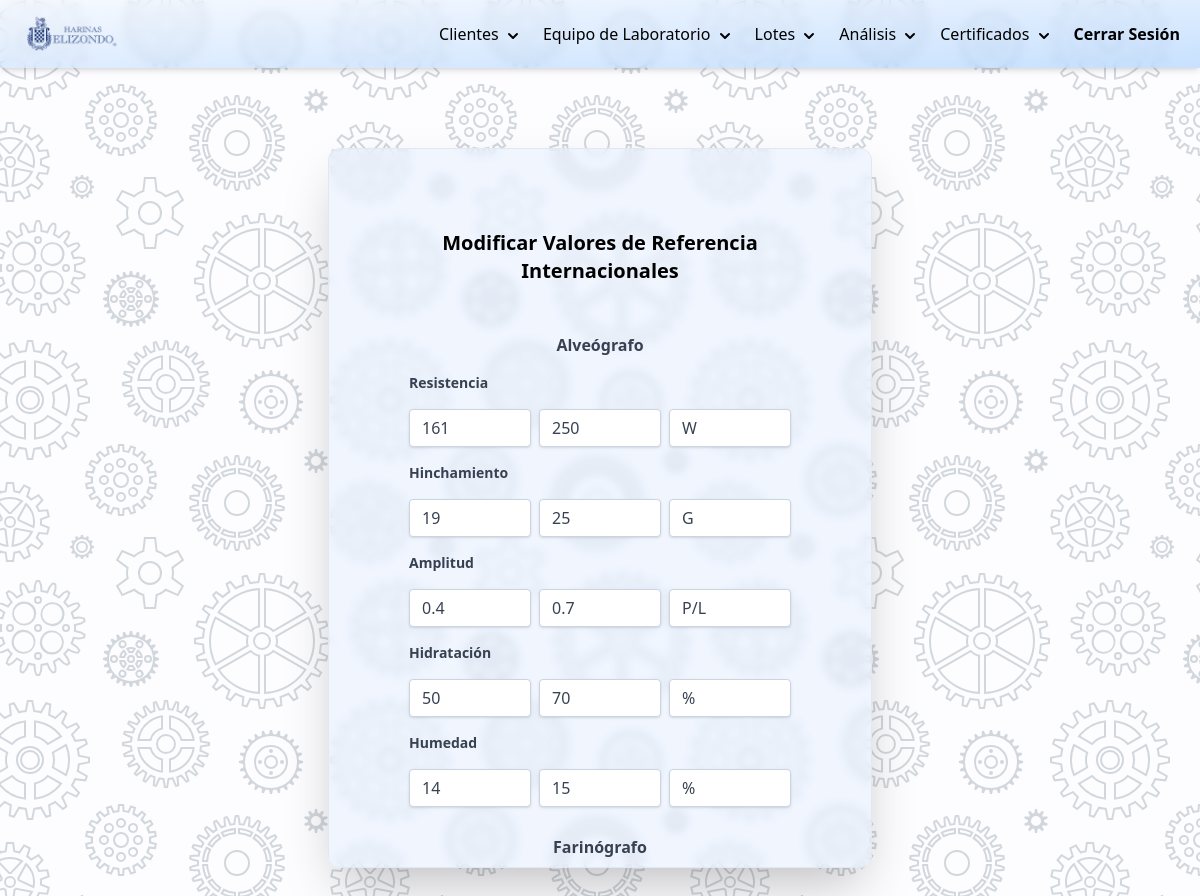
/php/modificar-valores-referencia.php (signed in), run on the app's committed database.
### tables this page shows
CREATE TABLE `v_de_referencia` (
  `id_valores` int(11) NOT NULL,
  `resistencia` varchar(100) DEFAULT NULL,
  `hinchamiento` varchar(100) DEFAULT NULL,
  `amplitud` varchar(100) DEFAULT NULL,
  `hidratacion` varchar(100) DEFAULT NULL,
  `humedad` varchar(100) DEFAULT NULL,
  `esfuerzo` varchar(100) DEFAULT NULL,
  `absorcion` varchar(100) DEFAULT NULL,
  `estabilidad` varchar(100) DEFAULT NULL,
  `rendimiento` varchar(100) DEFAULT NULL,
  `ceniza` varchar(100) DEFAULT NULL
);

### DB/controlarDB.php (called while the page is built, shortened)
<?php
function hacerConsulta(string $query){
    $con = mysqli_connect(HOST, USER, PASSWORD, DB);
    if (mysqli_connect_errno()) {
        return "Failed to connect to MySQL: " . mysqli_connect_error();
    }else{
        $result = mysqli_query($con, $query);
        $arreglo_de_resultados=[];
        while ($row = mysqli_fetch_array($result)):
            array_push($arreglo_de_resultados,$row);
        endwhile;
        return $arreglo_de_resultados;
    }
}

### php/modificar-valores-referencia.php (the view, shortened to what this page needs)
<?php
    require_once("../DB/controlarDB.php");
    $query_valores="SELECT * FROM v_de_referencia WHERE id_valores=1;";
    $valores=hacerConsulta($query_valores)[0];
?>
<!DOCTYPE html>
<html lang="es">
<head>
    <link rel="stylesheet" href="../styles.css">
    <link rel="stylesheet" href="../css/styles.css">
    <script src="https://cdn.tailwindcss.com"></script>
    <script src="https://cdn.tailwindcss.com?plugins=forms,typography,aspect-ratio,line-clamp"></script>
    <?php require_once("./navbar.php"); ?>
</head>
<body class="background">
    <div class="container mx-auto flex justify-center">
        <div class="flex flex-col p-20 gap-5 border border-slate-200 shadow-2xl bg-blue-100/40 backdrop-blur-sm mt-20 w-[34rem] overflow-y-auto h-[45rem] rounded-xl">
            <h1 class="text-xl text-center font-bold">Modificar Valores de Referencia Internacionales</h1>
            <form method="post" action="">
                <h2 class="text-gray-700 text-base font-bold mb-2 mt-2 text-center">Alveógrafo</h2>
                <div class="mt-4 mb-4">
                    <label for="resistencia" class="block text-gray-700 text-sm font-bold mb-2">
                        Resistencia
                    </label>
                    <div class="mt-4 flex gap-2 justify-center">
                        <input value="<?= explode(",", $valores['resistencia'])[0]?>" type="number" step="0.01" name="limiteInferiorResistencia" class="shadow appearance-none border border-slate-300 rounded w-full py-2 px-3 text-gray-700 leading-tight focus:outline-none focus:border-sky-500 focus:ring-1 focus:ring-sky-500" placeholder="Límite Inf." required>
                        <input value="<?= explode(",", $valores['resistencia'])[1]?>" type="number" step="0.01" name="limiteSuperiorResistencia" class="shadow appearance-none border border-slate-300 rounded w-full py-2 px-3 text-gray-700 leading-tight focus:outline-none focus:border-sky-500 focus:ring-1 focus:ring-sky-500" placeholder="Límite Sup." required>
                        <input value="<?= explode(",", $valores['resistencia'])[2]?>" type="text" name="unidadResistencia" class="shadow appearance-none border border-slate-300 rounded w-full py-2 px-3 text-gray-700 leading-tight focus:outline-none focus:border-sky-500 focus:ring-1 focus:ring-sky-500" placeholder="Unidad" required>
                    </div>
                </div>
                <div class="mt-4 mb-4">
                    <label for="hinchamiento" class="block text-gray-700 text-sm font-bold mb-2">
                        Hinchamiento
                    </label>
                    <div class="mt-4 flex gap-2 justify-center">
                        <input value="<?= explode(",", $valores['hinchamiento'])[0]?>" type="number" step="0.01" name="limiteInferiorHinchamiento" class="shadow appearance-none border border-slate-300 rounded w-full py-2 px-3 text-gray-700 leading-tight focus:outline-none focus:border-sky-500 focus:ring-1 focus:ring-sky-500" placeholder="Límite Inf." required>
                        <input value="<?= explode(",", $valores['hinchamiento'])[1]?>" type="number" step="0.01" name="limiteSuperiorHinchamiento" class="shadow appearance-none border border-slate-300 rounded w-full py-2 px-3 text-gray-700 leading-tight focus:outline-none focus:border-sky-500 focus:ring-1 focus:ring-sky-500" placeholder="Límite Sup." required>
                        <input value="<?= explode(",", $valores['hinchamiento'])[2]?>" type="text" name="unidadHinchamiento" class="shadow appearance-none border border-slate-300 rounded w-full py-2 px-3 text-gray-700 leading-tight focus:outline-none focus:border-sky-500 focus:ring-1 focus:ring-sky-500" placeholder="Unidad" required>
                    </div>
                </div>
                <div class="mt-4 mb-4">
                    <label for="amplitud" class="block text-gray-700 text-sm font-bold mb-2">
                        Amplitud
                    </label>
                    <div class="mt-4 flex gap-2 justify-center">
                        <input value="<?= explode(",", $valores['amplitud'])[0]?>" type="number" step="0.01" name="limiteInferiorAmplitud" class="shadow appearance-none border border-slate-300 rounded w-full py-2 px-3 text-gray-700 leading-tight focus:outline-none focus:border-sky-500 focus:ring-1 focus:ring-sky-500" placeholder="Límite Inf." required>
                        <input value="<?= explode(",", $valores['amplitud'])[1]?>" type="number" step="0.01" name="limiteSuperiorAmplitud" class="shadow appearance-none border border-slate-300 rounded w-full py-2 px-3 text-gray-700 leading-tight focus:outline-none focus:border-sky-500 focus:ring-1 focus:ring-sky-500" placeholder="Límite Sup." required>
                        <input value="<?= explode(",", $valores['amplitud'])[2]?>" type="text" name="unidadAmplitud" class="shadow appearance-none border border-slate-300 rounded w-full py-2 px-3 text-gray-700 leading-tight focus:outline-none focus:border-sky-500 focus:ring-1 focus:ring-sky-500" placeholder="Unidad" required>
                    </div>
                </div>
                <div class="mt-4 mb-4">
                    <label for="hidratacion" class="block text-gray-700 text-sm font-bold mb-2">
                        Hidratación
                    </label>
                    <div class="mt-4 flex gap-2 justify-center">
                        <input value="<?= explode(",", $valores['hidratacion'])[0]?>" type="number" step="0.01" name="limiteInferiorHidratacion" class="shadow appearance-none border border-slate-300 rounded w-full py-2 px-3 text-gray-700 leading-tight focus:outline-none focus:border-sky-500 focus:ring-1 focus:ring-sky-500" placeholder="Límite Inf." required>
                        <input value="<?= explode(",", $valores['hidratacion'])[1]?>" type="number" step="0.01" name="limiteSuperiorHidratacion" class="shadow appearance-none border border-slate-300 rounded w-full py-2 px-3 text-gray-700 leading-tight focus:outline-none focus:border-sky-500 focus:ring-1 focus:ring-sky-500" placeholder="Límite Sup." required>
                        <input value="<?= explode(",", $valores['hidratacion'])[2]?>" type="text" name="unidadHidratacion" class="shadow appearance-none border border-slate-300 rounded w-full py-2 px-3 text-gray-700 leading-tight focus:outline-none focus:border-sky-500 focus:ring-1 focus:ring-sky-500" placeholder="Unidad" required>
                    </div>
                </div>
                <div class="mt-4 mb-4">
                    <label for="humedad" class="block text-gray-700 text-sm font-bold mb-2">
                        Humedad
                    </label>
                    <div class="mt-4 flex gap-2 justify-center">
                        <input value="<?= explode(",", $valores['humedad'])[0]?>" type="number" step="0.01" name="limiteInferiorHumedad" class="shadow appearance-none border border-slate-300 rounded w-full py-2 px-3 text-gray-700 leading-tight focus:outline-none focus:border-sky-500 focus:ring-1 focus:ring-sky-500" placeholder="Límite Inf." required>
                        <input value="<?= explode(",", $valores['humedad'])[1]?>" type="number" step="0.01" name="limiteSuperiorHumedad" class="shadow appearance-none border border-slate-300 rounded w-full py-2 px-3 text-gray-700 leading-tight focus:outline-none focus:border-sky-500 focus:ring-1 focus:ring-sky-500" placeholder="Límite Sup." required>
                        <input value="<?= explode(",", $valores['humedad'])[2]?>" type="text" name="unidadHumedad" class="shadow appearance-none border border-slate-300 rounded w-full py-2 px-3 text-gray-700 leading-tight focus:outline-none focus:border-sky-500 focus:ring-1 focus:ring-sky-500" placeholder="Unidad" required>
                    </div>
                </div>
                <h2 class="text-gray-700 text-base font-bold mb-2 mt-7 text-center">Farinógrafo</h2>
            </form>
        </div>
    </div>
</body>
</html>

### css/styles.css (style rules this page uses)
.background { background-color: #fdfcfe; }

### data on the page
v_de_referencia: limiteInferiorResistencia "161", limiteSuperiorResistencia "250", unidadResistencia "W", limiteInferiorHinchamiento "19", limiteSuperiorHinchamiento "25", unidadHinchamiento "G", limiteInferiorAmplitud "0.4", limiteSuperiorAmplitud "0.7", unidadAmplitud "P/L", limiteInferiorHidratacion "50", limiteSuperiorHidratacion "70", unidadHidratacion "%", limiteInferiorHumedad "14", limiteSuperiorHumedad "15", unidadHumedad "%"
